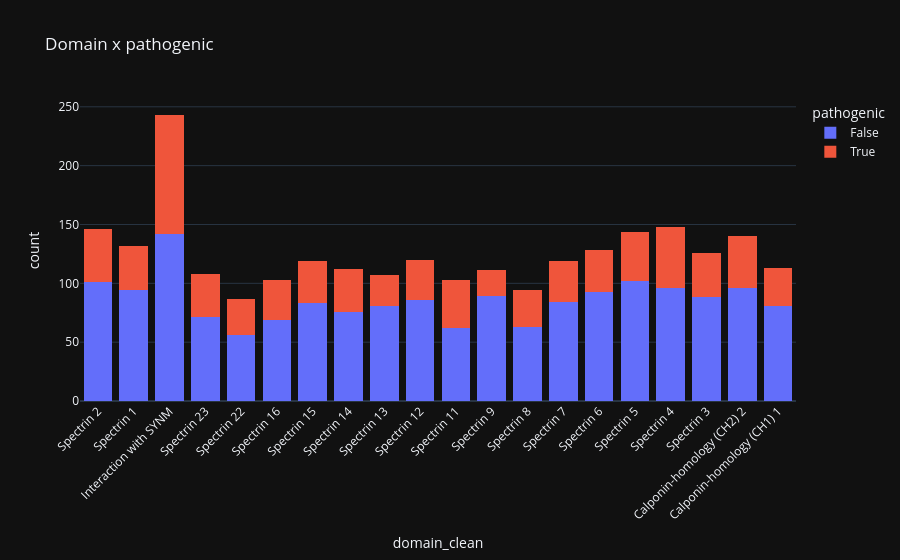

Notebook cell for this chart:
### Markdown cell above
## 2. 📊 domain pathogenic stacked 🛡

### Code cell
top = d['domain_clean'].value_counts().head(20).index
tmp = d[d['domain_clean'].isin(top)][['domain_clean', 'pathogenic']]
fig = px.histogram(tmp, x='domain_clean', color='pathogenic', barmode='stack', title='Domain x pathogenic')
fig.update_xaxes(tickangle=-45)
fig.show()

### Figure 1 — Plotly figure (JSON) as saved in the notebook; plotly's stock layout.template omitted (floating-point values rounded to 4 significant figures; data arrays with more than 128 entries replaced by an {"elided": "..."} marker saying what was removed)
{"data": [{"bingroup": "x", "hovertemplate": "pathogenic=False<br>domain_clean=%{x}<br>count=%{y}<extra></extra>", "legendgroup": "False", "marker": {"color": "#636efa", "pattern": {"shape": ""}}, "name": "False", "orientation": "v", "showlegend": true, "x": {"elided": "1713 str values"}, "xaxis": "x", "yaxis": "y", "type": "histogram"}, {"bingroup": "x", "hovertemplate": "pathogenic=True<br>domain_clean=%{x}<br>count=%{y}<extra></extra>", "legendgroup": "True", "marker": {"color": "#EF553B", "pattern": {"shape": ""}}, "name": "True", "orientation": "v", "showlegend": true, "x": {"elided": "790 str values"}, "xaxis": "x", "yaxis": "y", "type": "histogram"}], "layout": {"xaxis": {"anchor": "y", "domain": [0.0, 1.0], "title": {"text": "domain_clean"}, "tickangle": -45}, "yaxis": {"anchor": "x", "domain": [0.0, 1.0], "title": {"text": "count"}}, "legend": {"title": {"text": "pathogenic"}, "tracegroupgap": 0}, "title": {"text": "Domain x pathogenic"}, "barmode": "stack"}}
